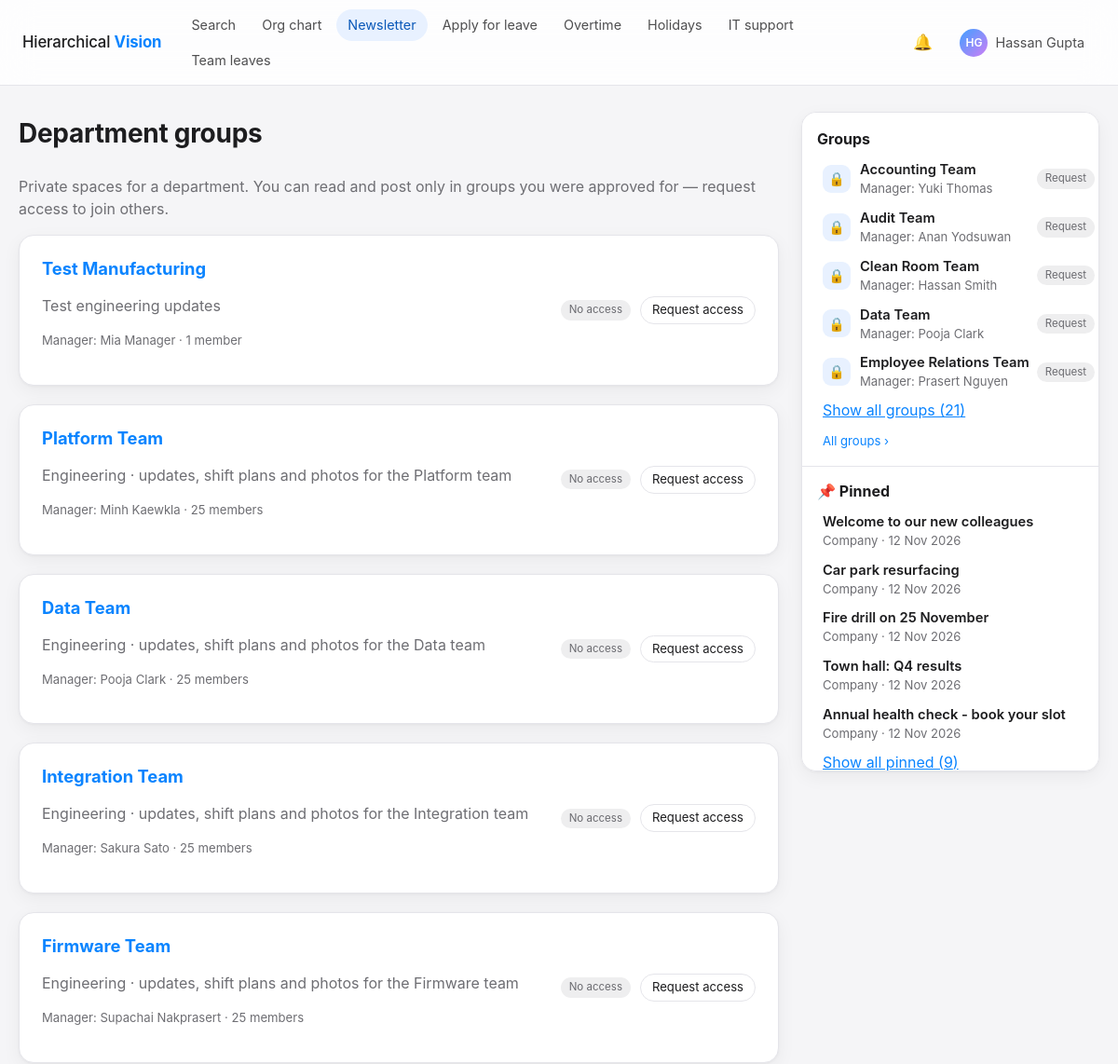
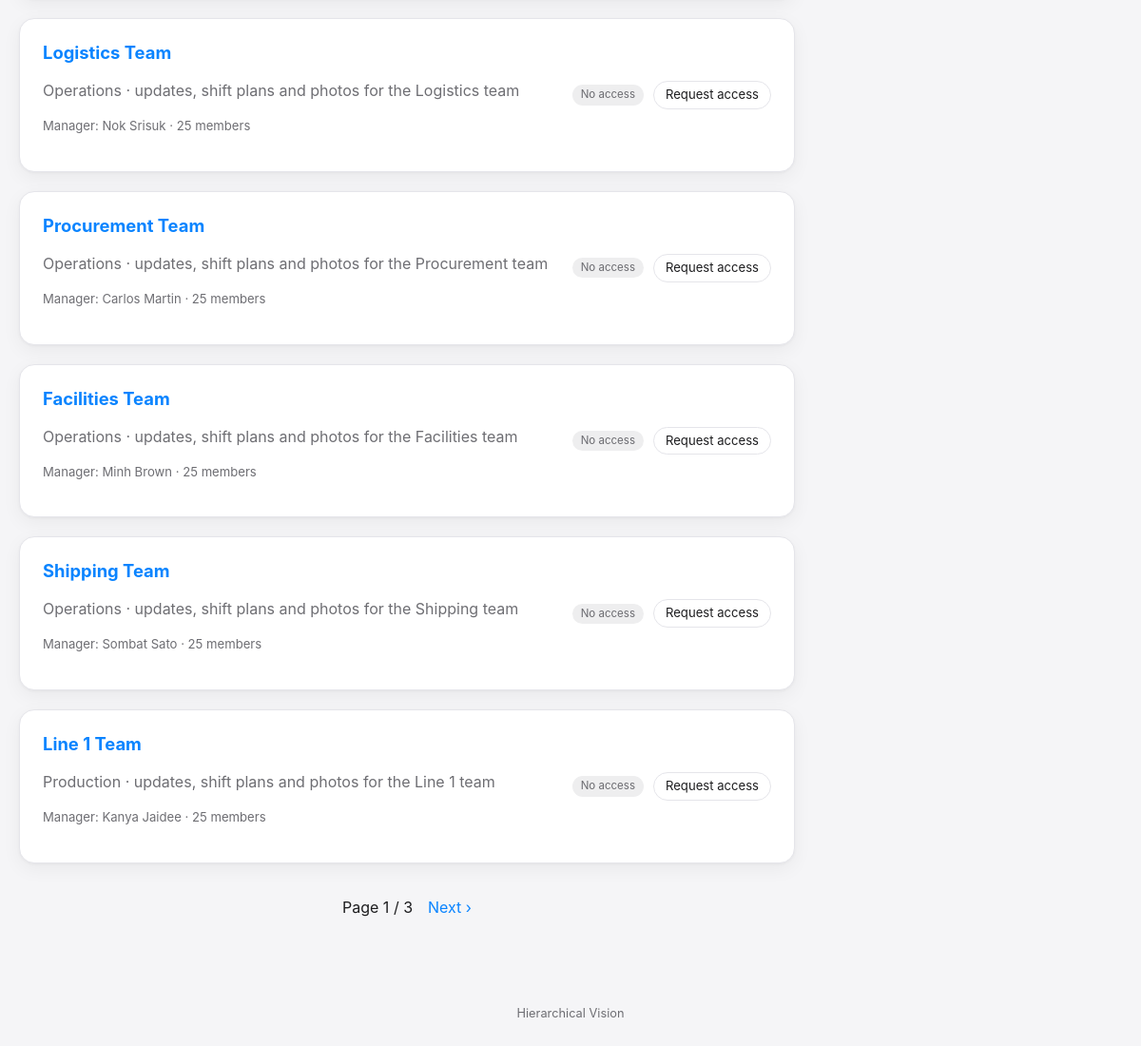
/newsletter/groups/ (signed in), run on the app's committed database (2 pictures, top to bottom).
### accounts/models.py (models this page shows, shortened)
class User(AbstractBaseUser, PermissionsMixin):
    employee_id = models.CharField(
        max_length=30, unique=True, validators=[employee_id_validator], help_text="e.g. EMP-105. Used to sign in."
    )
    email = models.EmailField("email address", unique=True)
    full_name = models.CharField(max_length=150)
    position = models.CharField(max_length=120, blank=True)
    role = models.CharField(max_length=10, choices=Role.choices, default=Role.EMPLOYEE, db_index=True)
    manager = models.ForeignKey(
        "self",
        null=True,
        blank=True,
        on_delete=models.SET_NULL,
        related_name="direct_reports",
        verbose_name="Peer / Reporting manager",
    )
    contact_info = models.CharField("contact information", max_length=255, blank=True)
    description = models.TextField(blank=True)
    profile_picture = models.ImageField(
        upload_to=profile_picture_path, blank=True, null=True, validators=[FileExtensionValidator(IMAGE_EXTENSIONS), validate_image_size, validate_image_dimensions, validate_image_content]
    )
    background_image = models.ImageField(
        upload_to=background_image_path, blank=True, null=True, validators=[FileExtensionValidator(IMAGE_EXTENSIONS), validate_image_size, validate_image_dimensions, validate_image_content]
    )
    newsletter_publisher = models.BooleanField(
        "may publish to the newsletter", default=False,
        help_text="Lets this employee/manager post in the company newsletter (Admins can always post).",
    )
    leave_dashboard = models.CharField(
        "leave & OT dashboard access", max_length=5, choices=DashboardAccess.choices, default=DashboardAccess.NONE,
        blank=True, help_text="Managers only: lets this manager open the daily leave & OT dashboard (set by Admins).",
    )
    is_active = models.BooleanField(default=True)
    is_staff = models.BooleanField(default=False, editable=False)
    date_joined = models.DateTimeField(auto_now_add=True)
    objects = UserManager()
    USERNAME_FIELD = "employee_id"
    EMAIL_FIELD = "email"
    REQUIRED_FIELDS = ["email", "full_name"]
    class Meta:
        ordering = ["full_name"]
    @property
    def initials(self):
        parts = [p for p in self.full_name.split() if p]
        if not parts:
            return self.employee_id[:2].upper()
        return (parts[0][0] + (parts[-1][0] if len(parts) > 1 else "")).upper()
    @property
    def is_admin(self):
        return self.role == Role.ADMIN
    @property
    def is_manager_role(self):
        return self.role == Role.MANAGER
    @property
    def can_approve_leaves(self):
        return self.role in (Role.ADMIN, Role.MANAGER)
    @property
    def can_view_leave_dashboard(self):
        return self.is_admin or (self.is_manager_role and self.leave_dashboard in (DashboardAccess.TEAM, DashboardAccess.ALL))

### newsletter/models.py (models this page shows, shortened)
class NewsGroup(models.Model):
    name = models.CharField(max_length=80)
    description = models.CharField(max_length=300, blank=True)
    manager = models.ForeignKey(
        settings.AUTH_USER_MODEL, null=True, blank=True, on_delete=models.SET_NULL, related_name="managed_news_groups",
        help_text="Approves access requests and moderates the group. Admins can always do both.",
    )
    created_by = models.ForeignKey(settings.AUTH_USER_MODEL, null=True, blank=True, on_delete=models.SET_NULL, related_name="+")
    created_at = models.DateTimeField(auto_now_add=True)
    class Meta:
        ordering = ["name"]
        constraints = [models.UniqueConstraint(Lower("name"), name="newsgroup_name_ci_unique")]
    def get_absolute_url(self):
        return reverse("newsletter:group_detail", args=[self.pk])

class Post(models.Model):
    title = models.CharField(max_length=120)
    body = models.TextField(max_length=5000)
    author = models.ForeignKey(
        settings.AUTH_USER_MODEL, null=True, blank=True, on_delete=models.SET_NULL, related_name="newsletter_posts"
    )
    group = models.ForeignKey(NewsGroup, null=True, blank=True, on_delete=models.CASCADE, related_name="posts")
    is_pinned = models.BooleanField(default=False, help_text="Pinned posts stay at the top and appear in the Pinned sidebar.")
    created_at = models.DateTimeField(auto_now_add=True, db_index=True)
    updated_at = models.DateTimeField(auto_now=True)
    objects = PostQuerySet.as_manager()
    class Meta:
        ordering = ["-is_pinned", "-created_at"]
        indexes = [models.Index(fields=["group", "-created_at"], name="news_post_group_idx")]
    def get_absolute_url(self):
        return reverse("newsletter:detail", args=[self.pk])

### newsletter/views.py (the view)
# urls.py: path("groups/", views.group_list, name="group_list"),
@login_required
def group_list(request):
    groups = list(NewsGroup.objects.select_related("manager").annotate(member_count=Count("memberships")))
    states = services.group_states(request.user, groups)
    for g in groups:
        g.state = states.get(g.pk)
    groups.sort(key=lambda g: g.state not in ("manager", "member"))      # groups you belong to come first
    page = Paginator(groups, 10).get_page(request.GET.get("page"))
    return render(request, "newsletter/group_list.html", {"page": page, "groups": page.object_list})

### newsletter/models.py (called while the page is built)
    def visible_to(self, user):
        if not (user.is_authenticated and user.is_active):
            return self.filter(group__isnull=True)
        if user.is_admin:
            return self
        member_of = GroupMembership.objects.filter(user=user).values("group_id")
        return self.filter(Q(group__isnull=True) | Q(group__manager=user) | Q(group_id__in=member_of))

### newsletter/services.py (called while the page is built)
def group_states(user, groups):
    if not (user.is_authenticated and user.is_active):
        return {}
    ids = [g.pk for g in groups]
    states = {}
    pending = GroupAccessRequest.objects.filter(user=user, group_id__in=ids, status=GroupAccessRequest.Status.PENDING)
    states.update({gid: PENDING for gid in pending.values_list("group_id", flat=True)})
    states.update({gid: MEMBER for gid in GroupMembership.objects.filter(user=user, group_id__in=ids).values_list("group_id", flat=True)})
    for g in groups:
        if user.is_admin or g.manager_id == user.pk:
            states[g.pk] = MANAGER
    return states

### notifications/context_processors.py (called while the page is built)
def unread_notifications(request):
    user = getattr(request, "user", None)
    if user is not None and user.is_authenticated:
        return {"unread_count": Notification.objects.filter(recipient=user, is_read=False).count()}
    return {}

### templates/newsletter/group_list.html (shortened to what this page needs)
{% extends "newsletter/layout.html" %}
{% block news_content %}
<div class="news-wrap">
  <div class="row-between"><h1>Department groups</h1>
    {% if user.is_admin %}<a class="btn btn-primary" href="{% url 'newsletter:group_create' %}">+ New group</a>{% endif %}</div>
  <p class="muted">Private spaces for a department. You can read and post only in groups you were approved for &mdash; request access to join others.</p>
  {% for g in groups %}
  <article class="card group-row">
    <div class="grow">
      <h2><a href="{{ g.get_absolute_url }}">{{ g.name }}</a></h2>
      {% if g.description %}<p class="muted">{{ g.description }}</p>{% endif %}
      <p class="muted small">Manager: {{ g.manager.full_name|default:"none assigned" }} · {{ g.member_count }} member{{ g.member_count|pluralize }}</p>
    </div>
    <div class="row-gap">
      {% if g.state == "manager" %}<span class="pill pill-approved">Manager</span>{% elif g.state == "member" %}<span class="pill pill-approved">Member</span>
      {% elif g.state == "pending" %}<span class="pill pill-pending">Request pending</span>{% else %}<span class="pill">No access</span>{% endif %}
      <a class="btn btn-sm" href="{{ g.get_absolute_url }}">{% if g.state == "manager" or g.state == "member" %}Open{% elif g.state == "pending" %}View{% else %}Request access{% endif %}</a>
    </div>
  </article>
  {% empty %}<div class="card empty-state"><span class="big-icon">&#128101;</span>No groups yet.</div>{% endfor %}
  {% include "partials/_pager.html" %}
</div>
{% endblock %}

### templates/base.html (shortened to what this page needs)
{% load static %}<!DOCTYPE html>
<html lang="en">
<head>
  <link rel="stylesheet" href="{% static 'css/app.css' %}">
</head>
<body class="{% block body_class %}{% endblock %}">
<header class="topbar">
  <a class="brand" href="{% url 'accounts:home' %}">Hierarchical <b>Vision</b></a>
  {% with view=request.resolver_match.view_name %}
  <nav aria-label="Main">
    <a href="{% url 'accounts:home' %}" class="{% if view == 'accounts:home' or view == 'accounts:search' %}active{% endif %}">Search</a>
    <a href="{% url 'accounts:org_chart' %}" class="{% if view == 'accounts:org_chart' %}active{% endif %}">Org chart</a>
    <a href="{% url 'newsletter:list' %}" class="{% if 'newsletter:' in view %}active{% endif %}">Newsletter</a>
    {% if user.is_authenticated %}
    <a href="{% url 'leaves:apply' %}" class="{% if view == 'leaves:apply' %}active{% endif %}">Apply for leave</a>
    <a href="{% url 'leaves:overtime' %}" class="{% if 'leaves:overtime' in view %}active{% endif %}">Overtime</a>
    <a href="{% url 'leaves:holidays' %}" class="{% if view == 'leaves:holidays' %}active{% endif %}">Holidays</a>
    <a href="{% url 'support:create' %}" class="{% if view == 'support:create' %}active{% endif %}">IT support</a>
    {% if user.can_approve_leaves %}<a href="{% url 'leaves:team' %}" class="{% if view == 'leaves:team' %}active{% endif %}">Team leaves</a>{% endif %}
    {% endif %}
  </nav>
  {% endwith %}
  {% if user.is_authenticated %}
  <div class="topbar-right">
    <a class="icon-btn" href="{% url 'notifications:list' %}" title="Notifications" aria-label="Notifications">&#128276;{% if unread_count %}<span class="badge-count">{{ unread_count }}</span>{% endif %}</a>
    <details class="menu">
      <summary class="user-chip">{% include "partials/_avatar.html" with person=user size="sm" %}<span class="name">{{ user.full_name }}</span></summary>
    </details>
  </div>
  {% else %}
  <div class="topbar-right"><a class="btn btn-sm" href="{% url 'accounts:login' %}">Sign in</a></div>
  {% endif %}
</header>
{% block main %}
<main id="main" class="container{% block container_class %}{% endblock %}">
  {% block content %}{% endblock %}
</main>
<footer class="site-footer">Hierarchical Vision</footer>
{% endblock %}
</body>
</html>

### templates/partials/_avatar.html
{% if person.profile_picture %}<img class="avatar {{ size|default:'' }}" src="{{ person.profile_picture.url }}" alt="{{ person.full_name }}">{% else %}<span class="avatar avatar-initials {{ size|default:'' }}">{{ person.initials }}</span>{% endif %}

### templates/newsletter/_sidebar.html (shortened to what this page needs)
<aside class="news-side" aria-label="Newsletter sidebar">
  <section class="side-sec" aria-labelledby="side-groups">
    <div class="row-between side-head">
      <h2 id="side-groups">Groups</h2>
    </div>
    {% if not signed_in %}
      <p class="muted small"><a href="{% url 'accounts:login' %}?next={{ request.path|urlencode }}">Sign in</a> to see department groups.</p>
    {% else %}
      <ul class="side-list" data-collapse="5">
        {% for g in groups %}
        <li{% if forloop.counter > 5 %} class="extra" hidden{% endif %}>
          <a class="side-link" href="{{ g.get_absolute_url }}">
            <span class="side-icon" aria-hidden="true">{% if g.state %}&#128101;{% else %}&#128274;{% endif %}</span>
            <span class="side-text"><strong>{{ g.name }}</strong>{% if g.manager %}<span class="muted small">Manager: {{ g.manager.full_name }}</span>{% endif %}</span>
          </a>
          {% if g.state == "manager" %}<span class="pill pill-approved">Manager</span>
          {% elif g.state == "member" %}<span class="pill pill-approved">Member</span>
          {% elif g.state == "pending" %}<span class="pill pill-pending">Pending</span>
          {% else %}<span class="pill">Request</span>{% endif %}
        </li>
        {% empty %}<li class="side-empty muted small">No groups yet.{% if viewer.is_admin %} Create the first department group.{% endif %}</li>{% endfor %}
      </ul>
      {% if groups|length > 5 %}<button type="button" class="side-toggle small" data-toggle-list data-more="Show all groups ({{ groups|length }})" data-less="Show less" aria-expanded="false">Show all groups ({{ groups|length }})</button>{% endif %}
      <p class="side-foot small"><a href="{% url 'newsletter:group_list' %}">All groups{% if more_groups %} (+{{ more_groups }} more){% endif %} &rsaquo;</a></p>
    {% endif %}
  </section>
  <hr class="side-divider">
  <section class="side-sec" aria-labelledby="side-pinned">
    <div class="side-head"><h2 id="side-pinned">&#128204; Pinned</h2></div>
    <ul class="side-list" data-collapse="5">
      {% for p in pinned %}
      <li{% if forloop.counter > 5 %} class="extra" hidden{% endif %}>
        <a class="side-link" href="{{ p.get_absolute_url }}">
          <span class="side-text"><strong>{{ p.title }}</strong>
            <span class="muted small">{% if p.group %}{{ p.group.name }}{% else %}Company{% endif %} &middot; {{ p.created_at|date:"d M Y" }}</span></span>
        </a>
      </li>
      {% empty %}<li class="side-empty muted small">Nothing is pinned.</li>{% endfor %}
    </ul>
    {% if pinned|length > 5 %}<button type="button" class="side-toggle small" data-toggle-list data-more="Show all pinned ({{ pinned|length }})" data-less="Show less" aria-expanded="false">Show all pinned ({{ pinned|length }})</button>{% endif %}
  </section>
</aside>

### data on the page
User: initials "HG", full_name "Hassan Gupta"
NewsGroup: name "Test Manufacturing", description "Test engineering updates", manager.full_name "Mia Manager", member_count "1", shows "No access", shows "Request access"
NewsGroup: name "Platform Team", description "Engineering · updates, shift plans and photos for the Platform team", manager.full_name "Minh Kaewkla", member_count "25", shows "No access", shows "Request access"
NewsGroup: name "Data Team", description "Engineering · updates, shift plans and photos for the Data team", manager.full_name "Pooja Clark", member_count "25", shows "No access", shows "Request access"
NewsGroup: name "Integration Team", description "Engineering · updates, shift plans and photos for the Integration team", manager.full_name "Sakura Sato", member_count "25", shows "No access", shows "Request access"
NewsGroup: name "Firmware Team", description "Engineering · updates, shift plans and photos for the Firmware team", manager.full_name "Supachai Nakprasert", member_count "25", shows "No access", shows "Request access"
NewsGroup: name "Logistics Team", description "Operations · updates, shift plans and photos for the Logistics team", manager.full_name "Nok Srisuk", member_count "25", shows "No access", shows "Request access"
NewsGroup: name "Procurement Team", description "Operations · updates, shift plans and photos for the Procurement team", manager.full_name "Carlos Martin", member_count "25", shows "No access", shows "Request access"
NewsGroup: name "Facilities Team", description "Operations · updates, shift plans and photos for the Facilities team", manager.full_name "Minh Brown", member_count "25", shows "No access", shows "Request access"
NewsGroup: name "Shipping Team", description "Operations · updates, shift plans and photos for the Shipping team", manager.full_name "Sombat Sato", member_count "25", shows "No access", shows "Request access"
NewsGroup: name "Line 1 Team", description "Production · updates, shift plans and photos for the Line 1 team", manager.full_name "Kanya Jaidee", member_count "25", shows "No access", shows "Request access"
NewsGroup: name "Accounting Team", manager.full_name "Yuki Thomas", shows "Request"
NewsGroup: name "Audit Team", manager.full_name "Anan Yodsuwan", shows "Request"
NewsGroup: name "Clean Room Team", manager.full_name "Hassan Smith", shows "Request"
NewsGroup: name "Employee Relations Team", manager.full_name "Prasert Nguyen", shows "Request"
Post: title "Welcome to our new colleagues", shows "Company", created_at "12 Nov 2026"
Post: title "Car park resurfacing", shows "Company", created_at "12 Nov 2026"
Post: title "Fire drill on 25 November", shows "Company", created_at "12 Nov 2026"
Post: title "Town hall: Q4 results", shows "Company", created_at "12 Nov 2026"
Post: title "Annual health check - book your slot", shows "Company", created_at "12 Nov 2026"

### other printed values
{{ page.number }} "1"
{{ page.paginator.num_pages }} "3"
{{ groups|length }} "21"
{{ pinned|length }} "9"
